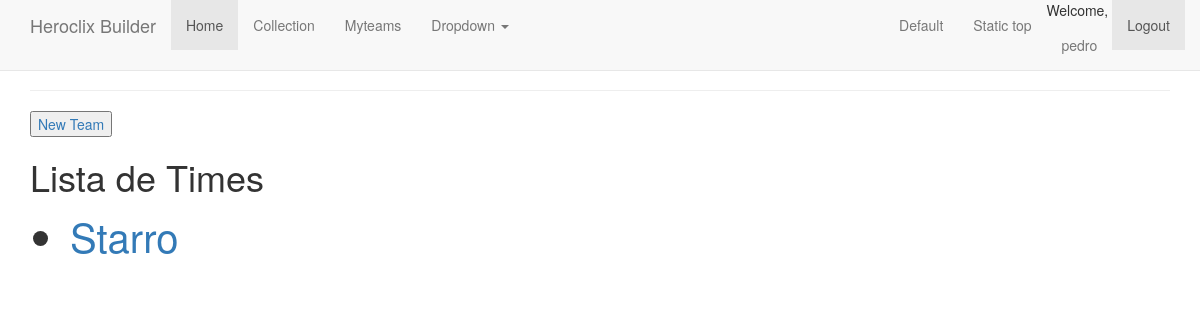
Before: /myteam (signed in) with the older database file.
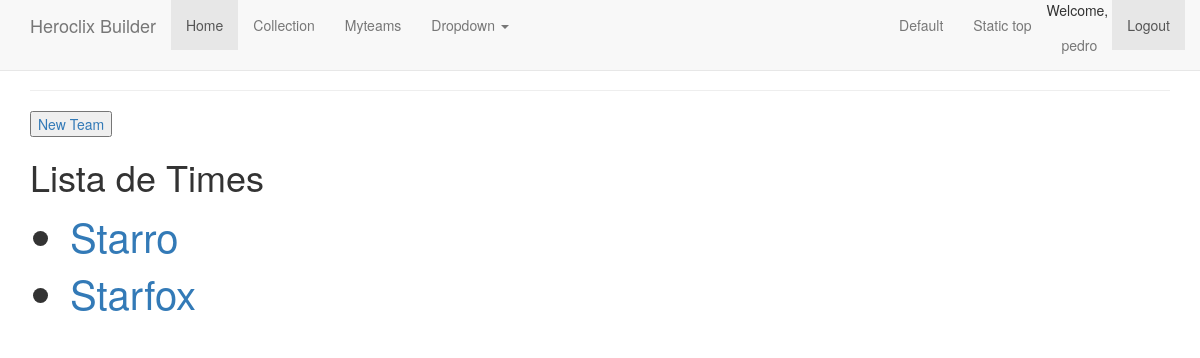
After: the same page with the newer database file.
### app/models.py (models this page shows, shortened)
class Team(db.Model):
    id = db.Column(db.Integer, primary_key=True)
    team_name = db.Column(db.String(64), index=True)
    team_point = db.Column(db.Integer, index=True)
    team_desc = db.Column(db.String(64), index=True)
    user_id = db.Column(db.Integer, db.ForeignKey('user.id'))
    pieces_team = db.relationship('Team', secondary=team_and_pieces, primaryjoin=(team_and_pieces.c.team_id == id), backref=db.backref('team_and_pieces', lazy='dynamic'))

### app/routes.py (the view)
@app.route('/myteam')
@login_required
def myteam():
    myteam = Team.query.filter_by(user_id=current_user.id)
    return render_template('myteam.html', myteam=myteam, title='Team')

### app/models.py (called while the page is built)
@login.user_loader
def load_user(id):
    return User.query.get(int(id))

### app/templates/myteam.html
{% extends "layout.html" %}
{% block content %}
<button type="button"><a href="{{url_for('newteam', id=current_user.id)}}">New Team</a></button>
 <h1> Lista de Times </h1>
    <div>
        <ul>
         {% for myteam in myteam %}
          <li style="font-size: 30pt"><a href="{{ url_for('teampi', id=myteam.id) }}">{{ myteam.team_name }}</a></li>
         {% endfor %}
        </ul>
    </div>
{% endblock %}

Changed rows visible on the page:
added Team: team_name "Starfox"
